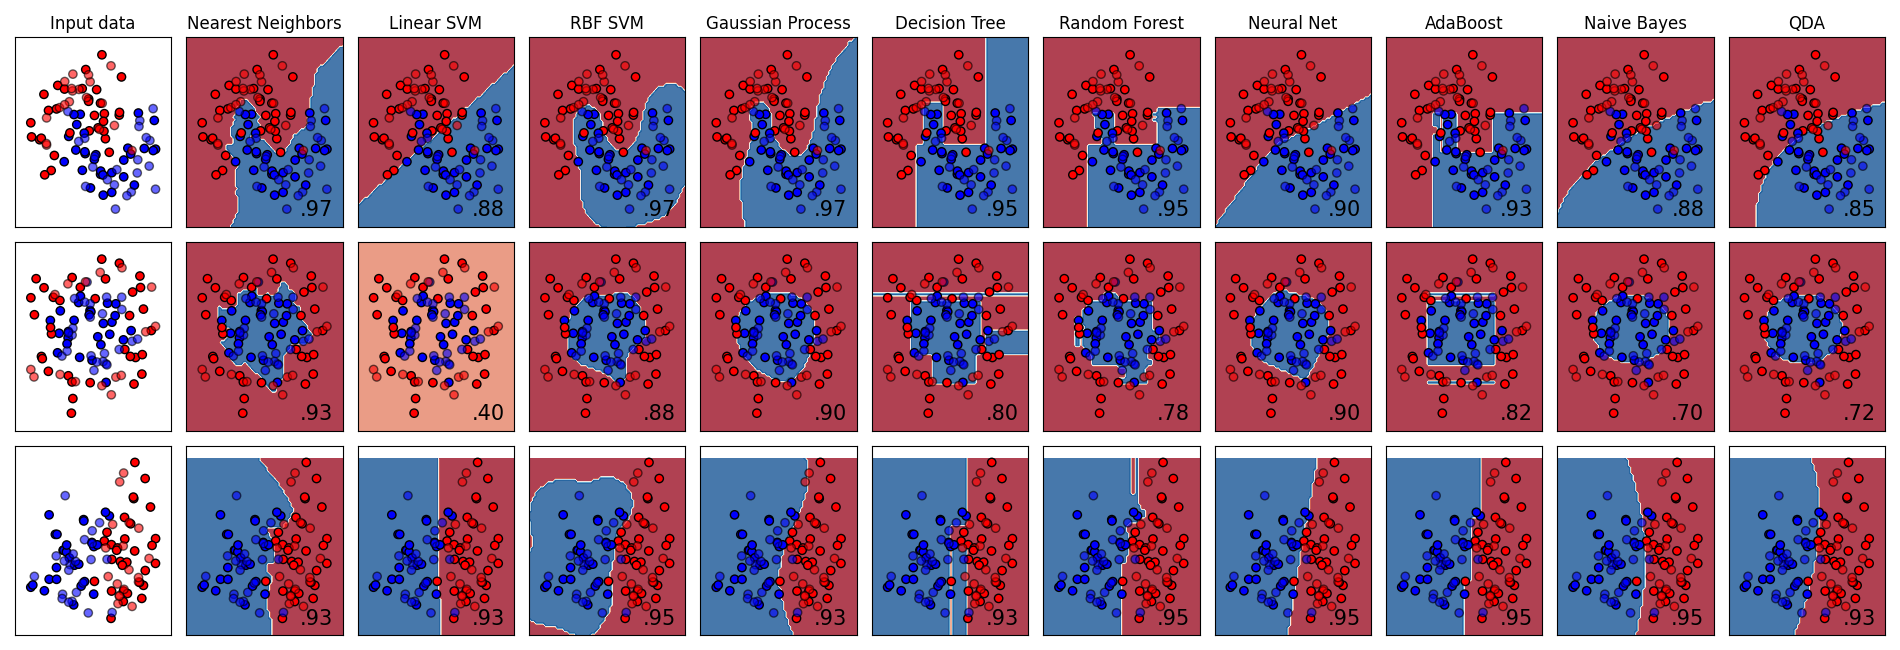

The script that saved this image:
# Code source: Gaël Varoquaux
#              Andreas Müller
# Modified for documentation by Jaques Grobler
# License: BSD 3 clause

import matplotlib.pyplot as plt
import numpy as np
from matplotlib.colors import ListedColormap
from sklearn.datasets import make_circles, make_classification, make_moons
from sklearn.discriminant_analysis import QuadraticDiscriminantAnalysis
from sklearn.ensemble import AdaBoostClassifier, RandomForestClassifier
from sklearn.gaussian_process import GaussianProcessClassifier
from sklearn.gaussian_process.kernels import RBF
from sklearn.model_selection import train_test_split
from sklearn.naive_bayes import GaussianNB
from sklearn.neighbors import KNeighborsClassifier
from sklearn.neural_network import MLPClassifier
from sklearn.preprocessing import StandardScaler
from sklearn.svm import SVC
from sklearn.tree import DecisionTreeClassifier

names = [
    "Nearest Neighbors",
    "Linear SVM",
    "RBF SVM",
    "Gaussian Process",
    "Decision Tree",
    "Random Forest",
    "Neural Net",
    "AdaBoost",
    "Naive Bayes",
    "QDA",
]

classifiers = [
    KNeighborsClassifier(3),
    SVC(kernel="linear", C=0.025),
    SVC(gamma=2, C=1),
    GaussianProcessClassifier(1.0 * RBF(1.0)),
    DecisionTreeClassifier(max_depth=5),
    RandomForestClassifier(max_depth=5, n_estimators=10, max_features=1),
    MLPClassifier(alpha=1, max_iter=1000),
    AdaBoostClassifier(),
    GaussianNB(),
    QuadraticDiscriminantAnalysis(),
]

X, y = make_classification(
    n_features=2, n_redundant=0, n_informative=2, random_state=1, n_clusters_per_class=1
)
rng = np.random.RandomState(2)
X += 2 * rng.uniform(size=X.shape)
linearly_separable = (X, y)

datasets = [
    make_moons(noise=0.3, random_state=0),
    make_circles(noise=0.2, factor=0.5, random_state=1),
    linearly_separable,
]

figure = plt.figure(figsize=(19, 6.5))
i = 1
# iterate over datasets
for ds_cnt, ds in enumerate(datasets):
    # preprocess dataset, split into training and test part
    X, y = ds
    X = StandardScaler().fit_transform(X)
    X_train, X_test, y_train, y_test = train_test_split(
        X, y, test_size=0.4, random_state=42
    )

    x_min, x_max = X[:, 0].min() - 0.5, X[:, 0].max() + 0.5
    y_min, y_max = X[:, 1].min() - 0.5, X[:, 1].max() + 0.5

    # just plot the dataset first
    cm = plt.cm.RdBu
    cm_bright = ListedColormap(["#FF0000", "#0000FF"])
    ax = plt.subplot(len(datasets), len(classifiers) + 1, i)
    if ds_cnt == 0:
        ax.set_title("Input data")
    # Plot the training points
    ax.scatter(X_train[:, 0], X_train[:, 1], c=y_train, cmap=cm_bright, edgecolors="k")
    # Plot the testing points
    ax.scatter(
        X_test[:, 0], X_test[:, 1], c=y_test, cmap=cm_bright, alpha=0.6, edgecolors="k"
    )
    ax.set_xlim(x_min, x_max)
    ax.set_ylim(y_min, y_max)
    ax.set_xticks(())
    ax.set_yticks(())
    i += 1

    # iterate over classifiers
    for name, clf in zip(names, classifiers):
        ax = plt.subplot(len(datasets), len(classifiers) + 1, i)
        clf.fit(X_train, y_train)
        score = clf.score(X_test, y_test)

        # Plot the decision boundary.
        n = 80
        vec = np.linspace(-3, 3, n)
        Xtmp = np.meshgrid(vec, vec)
        Xtmp2 = np.array(Xtmp).reshape(2, n**2).T
        ax.contourf(
            Xtmp[0], Xtmp[1], clf.predict(Xtmp2).reshape(n, n), cmap=cm, alpha=0.8
        )

        # Plot the training points
        ax.scatter(
            X_train[:, 0], X_train[:, 1], c=y_train, cmap=cm_bright, edgecolors="k"
        )
        # Plot the testing points
        ax.scatter(
            X_test[:, 0],
            X_test[:, 1],
            c=y_test,
            cmap=cm_bright,
            edgecolors="k",
            alpha=0.6,
        )

        ax.set_xlim(x_min, x_max)
        ax.set_ylim(y_min, y_max)
        ax.set_xticks(())
        ax.set_yticks(())
        if ds_cnt == 0:
            ax.set_title(name)
        ax.text(
            x_max - 0.3,
            y_min + 0.3,
            ("%.2f" % score).lstrip("0"),
            size=15,
            horizontalalignment="right",
        )
        i += 1

plt.tight_layout()
plt.savefig("classification/plot_classifier_comparison.png")
plt.show()
